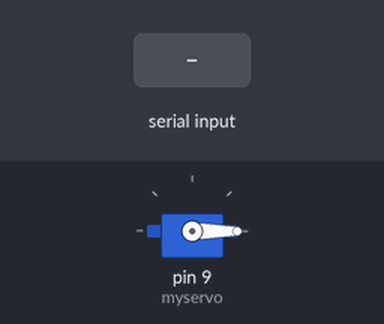
Simulated run of this sketch. Board: Arduino Uno, built with avr-gcc and run on an emulated ATmega328P. Parts: servo. The inputs (shaded band) are chosen by the test bench.

Above: at 1.2 s.
1.3 s: "1" received over the second serial link
At 2.5 s:
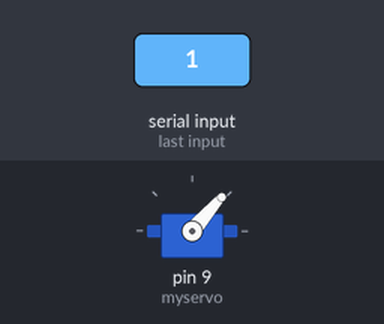
2.8 s: "0" received over the second serial link
At 3.6 s:
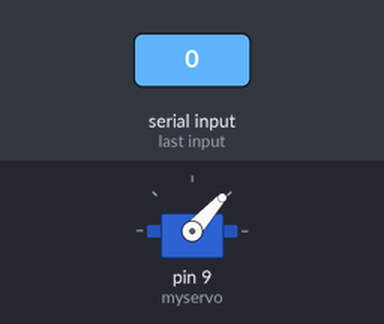
Timing chart, 0 to 5.8 s (numbered marks = the images above; inputs shaded):
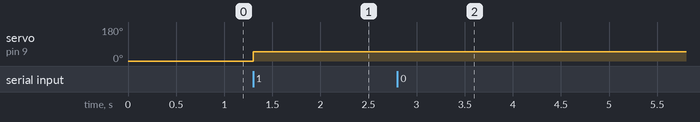

The sketch:

Arduino_Servo.ino
```cpp
#include <Servo.h>       //调用舵机函数库
#include <SoftwareSerial.h>
Servo myservo;     //创建一个舵机对象
SoftwareSerial BLE_Shield(4,5);   //RX|TX
void setup() {
  // put your setup code here, to run once:
  BLE_Shield.begin(9600);
  myservo.attach(9);    //定义数字引脚9为舵机控制引脚
  myservo.write(0);  //初始化舵机的位置
}

void loop() {
  // put your main code here, to run repeatedly:
  if (BLE_Shield.available()) {
    myservo.write(BLE_Shield.read());  // Write position to servo
  }
}
```

Measured:
- after the input at 1.3 s, servo on pin 9 (myservo): 0° → 49° at once
- after the input at 2.8 s, servo on pin 9 (myservo): 49° → 48° at once
